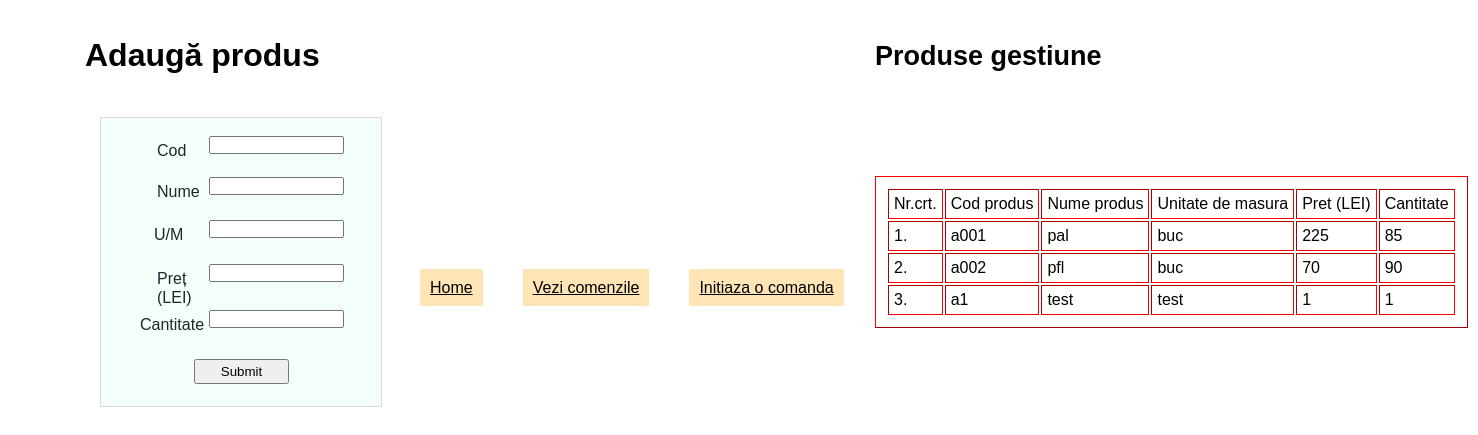
/record.php (signed in), run on the app's committed database.
### tables this page shows
CREATE TABLE `products` (
  `cod_pr` char(4) NOT NULL,
  `nume_pr` char(255) NOT NULL,
  `u/m` char(20) DEFAULT NULL,
  `pret_pr` int(11) NOT NULL,
  `cant_pr` smallint(6) NOT NULL,
  PRIMARY KEY (`cod_pr`)
);

### add_fct.php (the view, shortened to what this page needs)
<?php
if (isset($_SESSION['username']))
{
    $mysql_server = 'localhost';
    $mysql_username = 'root';
    $mysql_password = '1234';
    $mysql_database = 'app_bd';
    $tagah = "<a href='index.php'>Home</a>";
    $tagavc = "<a href='orders.php'>Vezi comenzile</a>";
    $tagai = "<a href='init.php'>Initiaza o comanda</a>";
   $db = mysqli_connect($mysql_server, $mysql_username, $mysql_password,$mysql_database);
   mysqli_select_db($db, $mysql_database);
   $sqlquery = "select * from products";
   $sqlrez = mysqli_query($db, $sqlquery);
   $nr = 0;
   echo "<table border=1 style='position:relative;left:875px;top:100px;border-color:red;padding:10px;'>";
   echo "<tr><td>Nr.crt.</td><td>Cod produs</td><td>Nume produs </td><td>Unitate de masura </td><td>Pret (LEI) </td><td>Cantitate </td></tr><br><tr>";
   while ($data = mysqli_fetch_array($sqlrez)){
      $nr = $nr + 1;
      echo "<td>".$nr.".</td><td>".$data['cod_pr']."</td><td>".$data['nume_pr']."</td><td>".$data['u/m']."</td><td>".$data['pret_pr']."</td><td>".$data['cant_pr']."</td></tr><br>";
   }
   echo "</table>";
}
?>

### Untitled1.css (style rules this page uses)
a { margin: 20px; background-color: moccasin; position:relative; top:200px; left:300px; }

### record.css (style rules this page uses)
body { background-color: #FFFFFF; color: #000000; font-family: Arial; font-weight: normal; font-size: 16px; line-height: 1.1875; margin: 0; padding: 0; }

### record.php (style rules this page uses)
a { margin: 20px; background-color: moccasin; position:relative; top:50px; left:400px; padding:10px; color:black; }
td { padding:5px; }

### data on the page
products: cod_pr "a001", nume_pr "pal", value "buc", pret_pr "225", cant_pr "85"
products: cod_pr "a002", nume_pr "pfl", value "buc", pret_pr "70", cant_pr "90"
products: cod_pr "a1", nume_pr "test", value "test", pret_pr "1", cant_pr "1"
